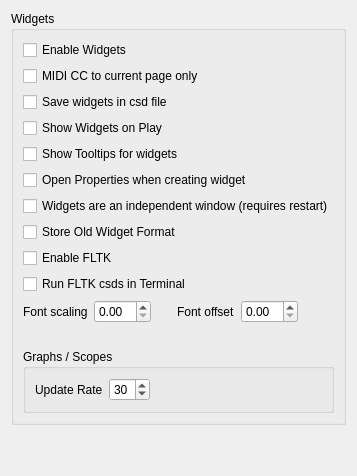
         <widget class="QWidget" name="tab_6">
          <attribute name="title">
           <string>Widgets</string>
          </attribute>
          <layout class="QGridLayout" name="gridLayout_6">
           <item row="1" column="0">
            <spacer name="verticalSpacer">
             <property name="orientation">
              <enum>Qt::Vertical</enum>
             </property>
             <property name="sizeHint" stdset="0">
              <size>
               <width>20</width>
               <height>40</height>
              </size>
             </property>
            </spacer>
           </item>
           <item row="0" column="0">
            <widget class="QGroupBox" name="groupBox_7">
             <property name="title">
              <string>Widgets</string>
             </property>
             <layout class="QGridLayout" name="gridLayout_7">
              <item row="1" column="0">
               <spacer name="horizontalSpacer_2">
                <property name="orientation">
                 <enum>Qt::Vertical</enum>
                </property>
                <property name="sizeHint" stdset="0">
                 <size>
                  <width>40</width>
                  <height>20</height>
                 </size>
                </property>
               </spacer>
              </item>
              <item row="0" column="0">
               <layout class="QVBoxLayout" name="verticalLayout_2">
                <item>
                 <widget class="QCheckBox" name="widgetsCheckBox">
                  <property name="text">
                   <string>Enable Widgets</string>
                  </property>
                  <property name="checked">
                   <bool>false</bool>
                  </property>
                 </widget>
                </item>
                <item>
                 <widget class="QCheckBox" name="midiCcToCurrentPageOnlyCheckBox">
                  <property name="text">
                   <string>MIDI CC to current page only</string>
                  </property>
                 </widget>
                </item>
                <item>
                 <widget class="QCheckBox" name="saveWidgetsCheckBox">
                  <property name="text">
                   <string>Save widgets in csd file</string>
                  </property>
                 </widget>
                </item>
                <item>
                 <widget class="QCheckBox" name="showWidgetsOnRunCheckBox">
                  <property name="toolTip">
                   <string>Make the widget panel visible when a csd is played</string>
                  </property>
                  <property name="text">
                   <string>Show Widgets on Play</string>
                  </property>
                 </widget>
                </item>
                <item>
                 <widget class="QCheckBox" name="showTooltipsCheckBox">
                  <property name="text">
                   <string>Show Tooltips for widgets</string>
                  </property>
                 </widget>
                </item>
                <item>
                 <widget class="QCheckBox" name="openPropertiesCheckBox">
                  <property name="toolTip">
                   <string>Automatically open properties dialog when a new widget is created</string>
                  </property>
                  <property name="text">
                   <string>Open Properties when creating widget</string>
                  </property>
                 </widget>
                </item>
                <item>
                 <widget class="QCheckBox" name="widgetsIndependentCheckBox">
                  <property name="text">
                   <string>Widgets are an independent window (requires restart)</string>
                  </property>
                 </widget>
                </item>
                <item>
                 <widget class="QCheckBox" name="oldFormatCheckBox">
                  <property name="toolTip">
                   <string>Store old widget format section in csd file, to allow older versions of CsoundQt to load most of the widget characteristics from the file</string>
                  </property>
                  <property name="text">
                   <string>Store Old Widget Format</string>
                  </property>
                 </widget>
                </item>
                <item>
                 <widget class="QCheckBox" name="enableFLTKCheckBox">
                  <property name="toolTip">
                   <string>FLTK widgets from Csound can crash when running using the API. Preferably leave unchecked and run Csound from the terminal</string>
                  </property>
                  <property name="text">
                   <string>Enable FLTK</string>
                  </property>
                 </widget>
                </item>
                <item>
                 <widget class="QCheckBox" name="terminalFLTKCheckBox">
                  <property name="toolTip">
                   <string>FLTK widgets from Csound can crash when running using the API. Preferably leave unchecked and run Csound from the terminal</string>
                  </property>
                  <property name="text">
                   <string>Run FLTK csds in Terminal</string>
                  </property>
                 </widget>
                </item>
                <item>
                 <layout class="QHBoxLayout" name="horizontalLayout_5"/>
                </item>
                <item>
                 <layout class="QHBoxLayout" name="horizontalLayout_7">
                  <item>
                   <widget class="QLabel" name="label_32">
                    <property name="text">
                     <string>Font scaling</string>
                    </property>
                   </widget>
                  </item>
                  <item>
                   <widget class="QDoubleSpinBox" name="fontScalingSpinBox"/>
                  </item>
                  <item>
                   <spacer name="horizontalSpacer_5">
                    <property name="orientation">
                     <enum>Qt::Horizontal</enum>
                    </property>
                    <property name="sizeType">
                     <enum>QSizePolicy::Fixed</enum>
                    </property>
                    <property name="sizeHint" stdset="0">
                     <size>
                      <width>20</width>
                      <height>20</height>
                     </size>
                    </property>
                   </spacer>
                  </item>
                  <item>
                   <widget class="QLabel" name="label_33">
                    <property name="text">
                     <string>Font offset</string>
                    </property>
                   </widget>
                  </item>
                  <item>
                   <widget class="QDoubleSpinBox" name="fontOffsetSpinBox"/>
                  </item>
                  <item>
                   <spacer name="horizontalSpacer_21">
                    <property name="orientation">
                     <enum>Qt::Horizontal</enum>
                    </property>
                    <property name="sizeHint" stdset="0">
                     <size>
                      <width>20</width>
                      <height>20</height>
                     </size>
                    </property>
                   </spacer>
                  </item>
                 </layout>
                </item>
               </layout>
              </item>
              <item row="2" column="0">
               <widget class="QGroupBox" name="horizontalGroupBox">
                <property name="title">
                 <string>Graphs / Scopes</string>
                </property>
                <layout class="QHBoxLayout" name="updaterate">
                 <item>
                  <widget class="QLabel" name="label_13">
                   <property name="text">
                    <string>Update Rate</string>
                   </property>
                  </widget>
                 </item>
                 <item>
                  <widget class="QSpinBox" name="graphUpdateRateSpinBox">
                   <property name="toolTip">
                    <string>Update rate for graphs and scopes</string>
                   </property>
                   <property name="minimum">
                    <number>8</number>
                   </property>
                   <property name="maximum">
                    <number>60</number>
                   </property>
                   <property name="value">
                    <number>30</number>
                   </property>
                  </widget>
                 </item>
                 <item>
                  <spacer name="horizontalSpacer_9">
                   <property name="orientation">
                    <enum>Qt::Horizontal</enum>
                   </property>
                   <property name="sizeHint" stdset="0">
                    <size>
                     <width>20</width>
                     <height>20</height>
                    </size>
                   </property>
                  </spacer>
                 </item>
                </layout>
               </widget>
              </item>
             </layout>
            </widget>
           </item>
          </layout>
         </widget>
